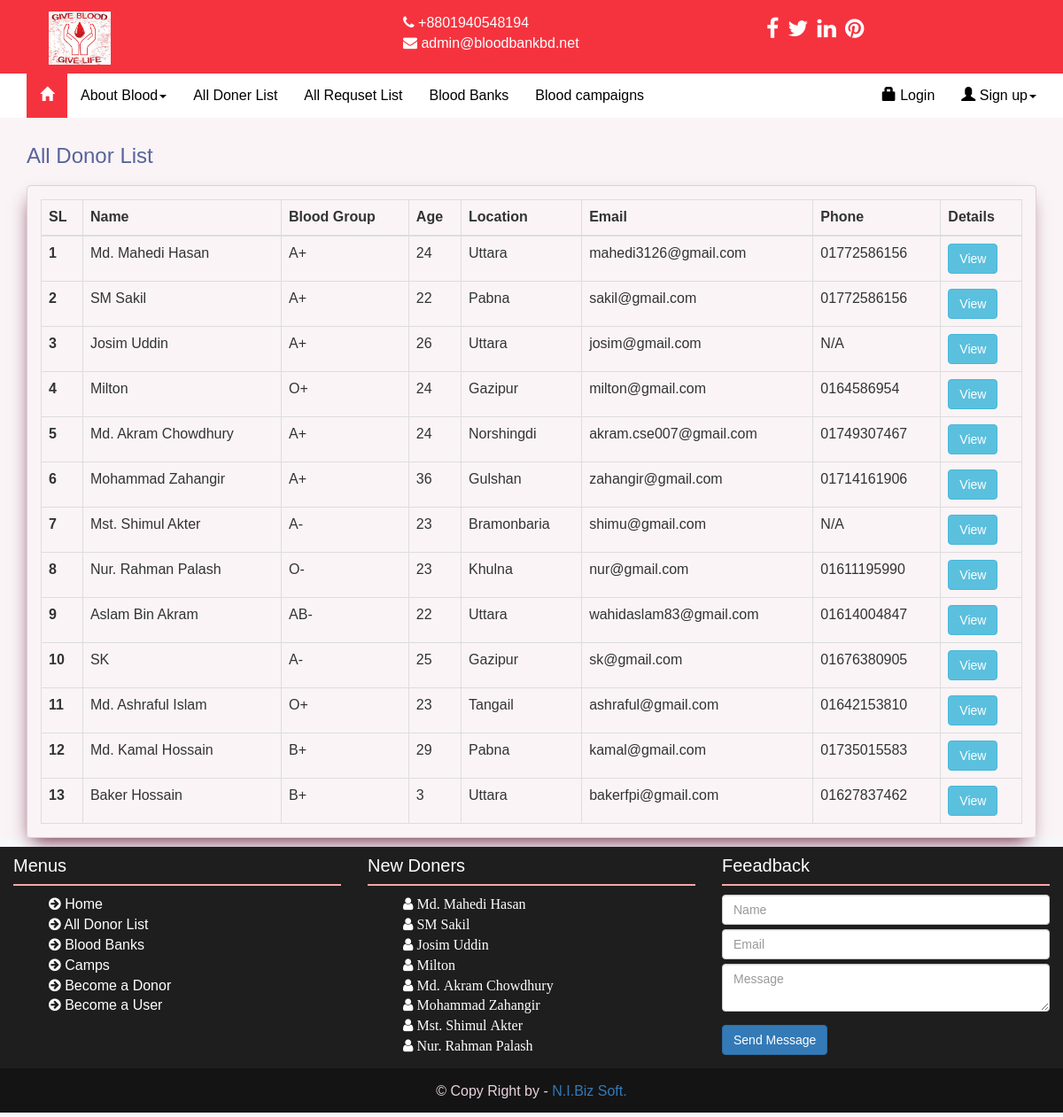
Page /index.php?page=doner-list on the committed database.
### tables this page shows
CREATE TABLE `tbl_doner_info` (
  `doner_id` int(11) NOT NULL,
  `doner_name` char(50) NOT NULL,
  `doner_email` varchar(100) NOT NULL,
  `doner_phone` varchar(33) NOT NULL,
  `password` varchar(100) NOT NULL,
  `age` int(3) NOT NULL,
  `gender` char(6) NOT NULL,
  `blood_group` varchar(6) NOT NULL,
  `img_url` varchar(30) NOT NULL,
  `location` varchar(50) NOT NULL,
  `activation_status` tinyint(4) NOT NULL
);

### doner-list.php (the view)
<?php
	$doner = $conn->prepare( "SELECT * FROM tbl_doner_info WHERE activation_status=1 ORDER BY doner_id DESC");
	$doner->execute();
	$doner_value = $doner->fetchAll();
?>
<div class="container">
   <div class="row" style="padding:0px 30px 0px 30px;background:#faf4f6;">
	<div class="col-sm-12 col-md-12" align="left" style="color:#57649b; padding-left:0px!important; padding-top:10px!important; padding-bottom:10px!important;"><h3>All Donor List</h3></div>
		<div class="col-sm-12" style="border:1.5px #e0d0d7 solid; border-radius:4px; padding-bottom:15px; padding-top:15px; margin:0px;box-shadow:-2px 10px 20px -8px #661637 ;">
			<div class="table-responsive">
				<table class="table table-bordered" style=" margin:0px; padding:0px;">
				  <thead>
					<tr>
						<th scope="col">SL</th>
						<th scope="col">Name</th>
						<th scope="col">Blood Group</th>
						<th scope="col">Age</th>
						<th scope="col">Location</th>
						<th scope="col">Email</th>
						<th scope="col">Phone</th>
						<th scope="col">Details</th>
					</tr>
				  </thead>
				  <tbody>
				  <?php
				  $i=1;
					foreach($doner_value as $value)
					{
				  ?>
					<tr>
						<th scope="row"><?php echo $i; ?></th>
						<td><?php echo $value['doner_name']; ?></td>
						<td><?php echo $value['blood_group']; ?></td>
						<td><?php echo $value['age']; ?></td>
						<td><?php echo $value['location']; ?></td>
						<td><?php echo $value['doner_email']; ?></td>
						<td><?php echo $value['doner_phone']; ?></td>
					 	<td><a href="index.php?page=view-doner-list&id=<?php echo $value['doner_id']; ?>" class="btn btn-info">View</a></td>
					</tr>
					<?php
					$i++;
					}
					?>
				  </tbody>
				</table>
			</div>
		</div>
	</div>
</div>

### footer.php (shortened to what this page needs)
			<div class="container">
				<div class="row footer">
					<div class="col-md-4 col-lg-4 col-sm-6 col-xs-12 footer-left">
					    <div class="footer-categories">
                                <h5 class="text-left text-upper">Menus</h5>
                                <div class="border-line"></div>
                                <div class="footer-categories-links">
                                    <ul>
                                        <li><a href="index.php?page=index.php"><i class="fa fa-arrow-circle-right"></i> Home</a></li>
										<li><a href="index.php?page=doner-list"><i class="fa fa-arrow-circle-right"></i> All Donor List</a></li>
										<li><a href="index.php?page=blood-bank"><i class="fa fa-arrow-circle-right"></i> Blood Banks</a></li>
										<li><a href="index.php?page=camp"><i class="fa fa-arrow-circle-right"></i> Camps</a></li>
										<li><a href="index.php?page=doner-sign-up"><i class="fa fa-arrow-circle-right"></i> Become a Donor</a></li>
										<li><a href="index.php?page=user-sign-up"><i class="fa fa-arrow-circle-right"></i> Become a User</a></li>
									</ul>
                                </div>
                        </div>
                    </div>
					<div class="col-md-4 col-lg-4 col-sm-6 col-xs-12 footer-mid">
						 <div class="footer-categories">
                                <h5 class="text-left text-upper">New Doners</h5>
                                <div class="border-line"></div>
                                <div class="footer-categories-links">
                                    <ul>
											<?php
												foreach($value_doner as $v)
												{
												?>
										<li><a href="index.php?page=blood-request&id=<?php echo $v['doner_id']; ?>"><i class="fa fa-user"> <?php echo $v['doner_name']; ?></i></a></li>
												<?php } ?>
									</ul>
                                </div>
                            </div>
                        </div>
					<div class="col-md-4 col-lg-4 col-sm-12 col-xs-12 footer-right">
                            <div class="footer-contact-form">
                                <h5 class="text-left text-upper">Feeadback</h5>
                                <div class="border-line"></div>
                                <form action="" method="POST" id="feed-form">
                                    <div class="form-group">
                                        <input type="text" class="form-control" placeholder="Name" name="name">
                                        <input type="text" class="form-control" placeholder="Email" name="email">
                                        <textarea class="form-control" rows="2" placeholder="Message" name="btext"></textarea>
                                    </div>
                                    <button type="submit" class="btn btn-primary cont-frm-btn">Send Message</button>
                                </form>
                            </div>
                    </div>
				</div>
				<div class="row">
					<div class="col-md-12 col-sm-12 small-footer"><p>&copy Copy Right by - <a href="">N.I.Biz Soft.</a></p></div>
				</div>
			</div>
    </body>
</html>

### assets/css/style.css (style rules this page uses)
html, body { font-family: 'Poppins', sans-serif; font-size: 100%; overflow-x: hidden; background:#f5f7f8; }
.footer { height:250px;margin-top: 10px;background: #1e1e1e; }
.footer-left { height: 100%;background: #1e1e1e; }
.footer-mid { height: 100%;background: #1e1e1e; }
.footer-right { height: 100%;background: #1e1e1e; }
.footer-categories h5 { color:#fff;font-size:20px; }
.footer-categories ul li { list-style:none; }
.footer-categories ul li a { color:#fff;font-size:16px; }
.footer-contact-form h5 { color:#fff;font-size:20px; }
.footer-contact-form input { margin-bottom:5px; }
.footer-contact-form input:first-child { margin-top:0px; }
.border-line { border:1.5px #f6a7a7 solid; margin-bottom:10px; }
.small-footer { min-height:50px; max-height:70px; color:#ebd2dc; background: linear-gradient( 35deg, #141415, #141415, #141415 ); padding-top:5px; margin-top:0px; margin-bottom:5px; overflow:hidden; }
.small-footer p { text-align:center;margin:10px; }

### rows in the picture
tbl_doner_info: doner_name "Md. Mahedi Hasan", blood_group "A+", age "24", location "Uttara", doner_email "mahedi3126@gmail.com", doner_phone "01772586156"
tbl_doner_info: doner_name "SM Sakil", blood_group "A+", age "22", location "Pabna", doner_email "sakil@gmail.com", doner_phone "01772586156"
tbl_doner_info: doner_name "Josim Uddin", blood_group "A+", age "26", location "Uttara", doner_email "josim@gmail.com", doner_phone "N/A"
tbl_doner_info: doner_name "Milton", blood_group "O+", age "24", location "Gazipur", doner_email "milton@gmail.com", doner_phone "0164586954"
tbl_doner_info: doner_name "Md. Akram Chowdhury", blood_group "A+", age "24", location "Norshingdi", doner_email "akram.cse007@gmail.com", doner_phone "01749307467"
tbl_doner_info: doner_name "Mohammad Zahangir", blood_group "A+", age "36", location "Gulshan", doner_email "zahangir@gmail.com", doner_phone "01714161906"
tbl_doner_info: doner_name "Mst. Shimul Akter", blood_group "A-", age "23", location "Bramonbaria", doner_email "shimu@gmail.com", doner_phone "N/A"
tbl_doner_info: doner_name "Nur. Rahman Palash", blood_group "O-", age "23", location "Khulna", doner_email "nur@gmail.com", doner_phone "01611195990"
tbl_doner_info: doner_name "Aslam Bin Akram", blood_group "AB-", age "22", location "Uttara", doner_email "wahidaslam83@gmail.com", doner_phone "01614004847"
tbl_doner_info: doner_name "SK", blood_group "A-", age "25", location "Gazipur", doner_email "sk@gmail.com", doner_phone "01676380905"
tbl_doner_info: doner_name "Md. Ashraful Islam", blood_group "O+", age "23", location "Tangail", doner_email "ashraful@gmail.com", doner_phone "01642153810"
tbl_doner_info: doner_name "Md. Kamal Hossain", blood_group "B+", age "29", location "Pabna", doner_email "kamal@gmail.com", doner_phone "01735015583"
tbl_doner_info: doner_name "Baker Hossain", blood_group "B+", age "3", location "Uttara", doner_email "bakerfpi@gmail.com", doner_phone "01627837462"
